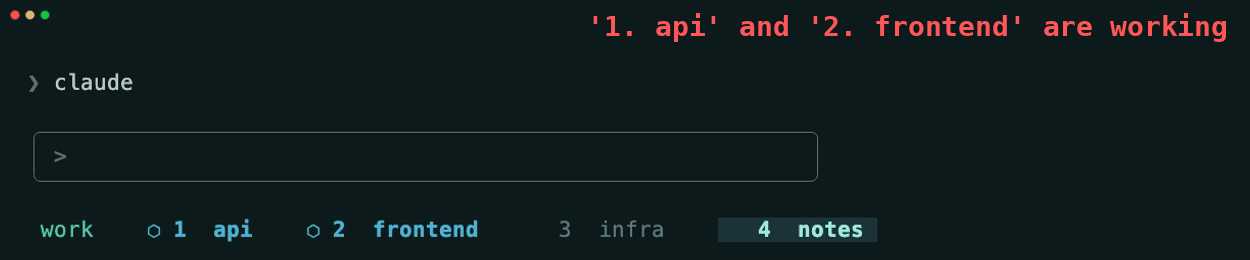
#> input picture screenshots/demo.gif, 1250 x 260 px
$ python captions.py
#> lines starting #> are read from the running program, lines starting #| are printed output that depends on the picture
#!/usr/bin/env python3
"""Overlay the demo captions onto screenshots/demo.gif, top-right, in red.

Runs after vhs: the captions are drawn on the finished frames so they are
unmistakably annotation, not terminal content. Caption windows are in driver
seconds (they mirror the tick numbers in drive.sh); the offset to visible
recording time is measured off the first permission-red frame, not guessed.

    vhs demo/demo.tape && python3 demo/captions.py
"""
from PIL import Image, ImageDraw, ImageFont, ImageSequence
from pathlib import Path

GIF = Path(__file__).resolve().parent.parent / "screenshots" / "demo.gif"
RED = (255, 87, 87) # #ff5757, the permission red
MARGIN_X, MARGIN_Y = 22, 10
TAB = (120, 205, 310, 250)  # the api tab's cell in the bar
RED_AT = 4.0                # the driver paints it red at tick 8

# (driver_start_s, driver_end_s, text) — starts mirror drive.sh ticks / 2.
CAPTIONS = [
    (0.5,  4.0, "'1. api' and '2. frontend' are working"),
    (4.0,  6.0, "'1. api' turns red — it needs an approval"),
    (6.0,  8.0, "you switch to '1. api', press 1"),
    (8.0, 10.0, "approved — '1. api' runs on"),
    (10.0, 12.0, "back to '4. notes'"),
    (12.0, 15.0, "'2. frontend' finishes: ✓"),
    (15.0, 18.0, "'3. infra' asks a question: ?"),
    (18.0, 99.0, "'1. api' finishes: ✓"),
]

def load_font():
    for path in (
        "/System/Library/Fonts/Menlo.ttc",
        "/System/Library/Fonts/Monaco.ttf",
        "/usr/share/fonts/truetype/dejavu/DejaVuSansMono-Bold.ttf",
    ):
        try:
            return ImageFont.truetype(path, 28, index=1)  # index 1: Menlo Bold
        except OSError:
            try:
                return ImageFont.truetype(path, 28)
            except OSError:
                continue
    return ImageFont.load_default()

def caption_at(t, lead):
    for start, end, text in CAPTIONS:
        if start - lead <= t < end - lead:
            return text
    return None

def find_lead(src):
    """No clock guessing: the first frame whose api tab holds permission-red
    pixels is driver second RED_AT, and every caption window shifts by that."""
    elapsed = 0.0
    for frame in ImageSequence.Iterator(src):
        region = frame.convert("RGB").crop(TAB)
        hits = sum(
            1 for r, g, b in region.getdata()
            if abs(r - RED[0]) <= 30 and abs(g - RED[1]) <= 30 and abs(b - RED[2]) <= 30
        )
        if hits >= 12:
            return RED_AT - elapsed
        elapsed += frame.info.get("duration", 50) / 1000.0
    raise SystemExit("no permission-red frame found; is this the workflow gif?")

def main():
    src = Image.open(GIF)
#> src is the input picture: PIL image 1250x260 P; mean R, G, B 17.3, 28.9, 31
    lead = find_lead(src)
#> the loop in find_lead, `for frame in ImageSequence.Iterator(src):` made 10 passes
#> (hits, elapsed) on passes 1 to 9: (0, 0.12), (0, 0.64), (0, 0.68), (0, 1.16), (0, 1.68), (0, 2.16), (0, 2.2), (0, 2.68), (0, 3.2)
#> hits on pass 10: 217
#> pass 1, in find_lead, `region = frame.convert("RGB").crop(TAB)`:
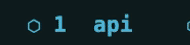
#> region: PIL image 190x45 RGB; mean R, G, B 16.7, 34.4, 38
#> after the loop in find_lead, `for frame in ImageSequence.Iterator(src):`: elapsed = 3.2
#> lead = 0.8
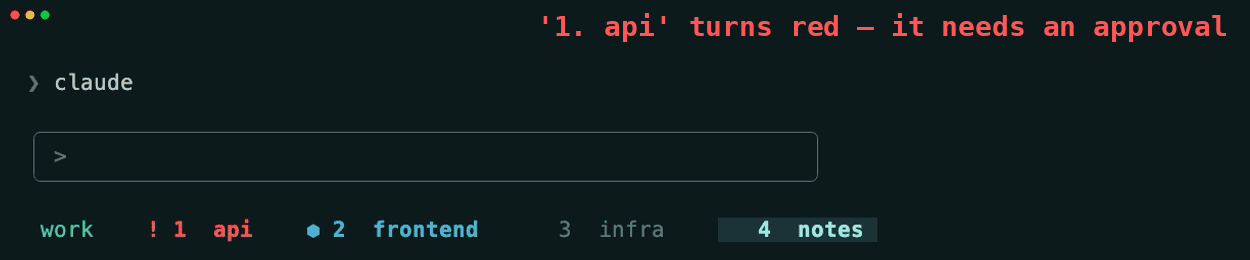
#> src: PIL image 1250x260 RGB; mean R, G, B 17.7, 28.9, 30.9
    src.seek(0)
    print(f"calibrated lead: {lead:.2f}s")
#| calibrated lead: 0.80s
    font = load_font()
    frames, durations = [], []
    elapsed = 0.0
    for frame in ImageSequence.Iterator(src):
        duration = frame.info.get("duration", 50)
        rgb = frame.convert("RGB")
        text = caption_at(elapsed, lead)
        if text:
            draw = ImageDraw.Draw(rgb)
            w = draw.textlength(text, font=font)
            draw.text((rgb.width - w - MARGIN_X, MARGIN_Y), text, font=font, fill=RED)
        frames.append(rgb.quantize(colors=128))
        durations.append(duration)
        elapsed += duration / 1000.0
#> this loop made 43 passes
#> (duration, text, w, elapsed) on passes 1, 2, 3, 4, 5, 6, 7, 8, 9, 15, 16: (120, "'1. api' and '2. frontend' are working", 508.9, 0.12), (520, "'1. api' and '2. frontend' are working", 508.9, 0.64), (40, "'1. api' and '2. frontend' are working", 508.9, 0.68), (480, "'1. api' and '2. frontend' are working", 508.9, 1.16), (520, "'1. api' and '2. frontend' are working", 508.9, 1.68), (480, "'1. api' and '2. frontend' are working", 508.9, 2.16), (40, "'1. api' and '2. frontend' are working", 508.9, 2.2), (480, "'1. api' and '2. frontend' are working", 508.9, 2.68), (520, "'1. api' and '2. frontend' are working", 508.9, 3.2), (520, "you switch to '1. api', press 1", 409.1, 6.2), (360, "you switch to '1. api', press 1", 409.1, 6.56)
#> (duration, w, elapsed) on passes 10 to 14: (480, 562.7, 3.68), (520, 562.7, 4.2), (480, 562.7, 4.68), (520, 562.7, 5.2), (480, 562.7, 5.68)
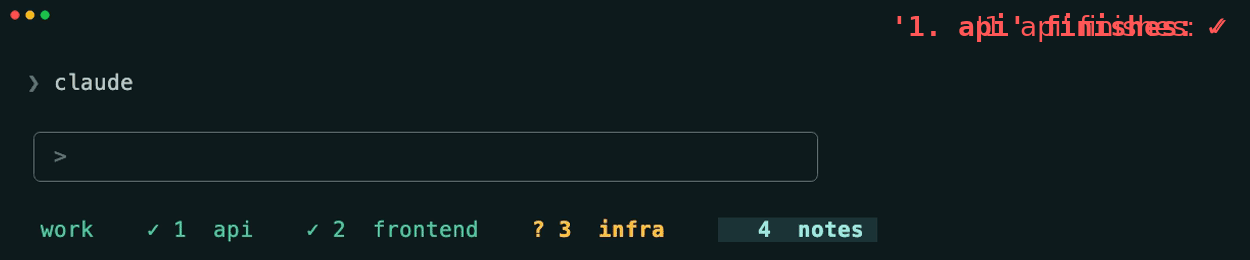
#> rgb: PIL image 1250x260 RGB; mean R, G, B 16.8, 28.8, 30.4
#> after the loop, durations = 43 values, max 5600 at index 42, min 40 at index 2, mean 531.2; elapsed = 22.84; frames = 43 items
    frames[0].save(
        GIF, save_all=True, append_images=frames[1:],
        duration=durations, loop=0, optimize=True,
    )
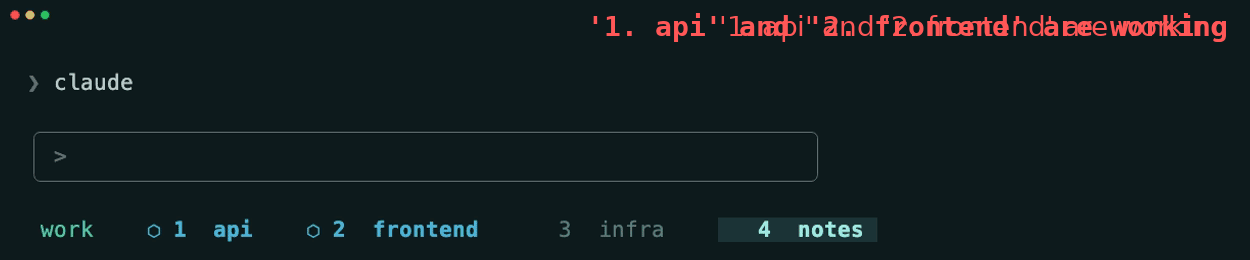
#> saved as demo.gif: PIL image 1250x260 P; mean R, G, B 18.5, 29.2, 31.2
    print(f"captioned {len(frames)} frames -> {GIF}")
#| captioned 43 frames -> screenshots/demo.gif

if __name__ == "__main__":
    main()
